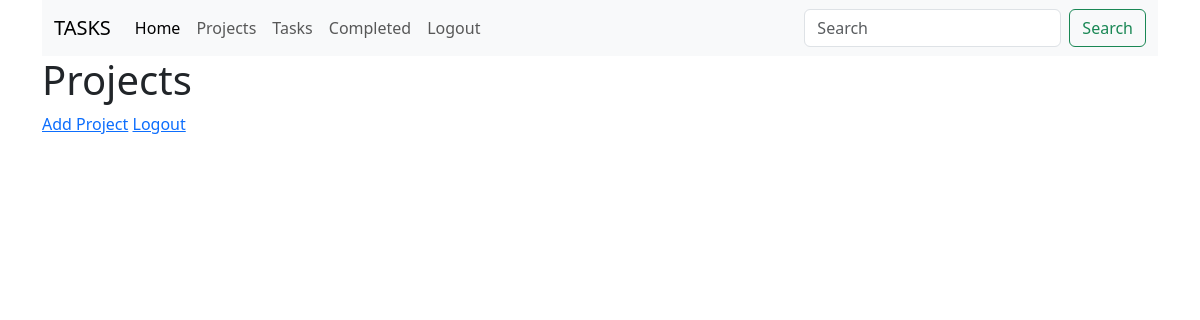
The page /projects (signed in) on the database as committed earlier.
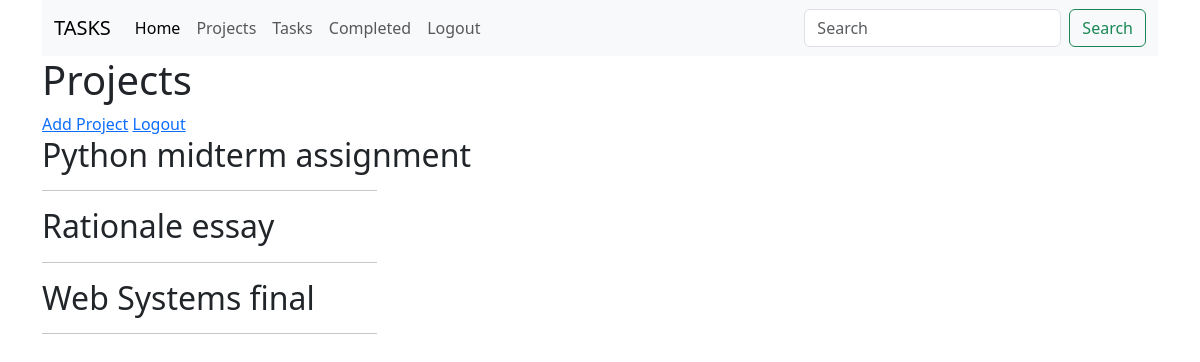
The same page on the database as committed later.
### tables this page shows
CREATE TABLE projects (
                        id INTEGER PRIMARY KEY AUTOINCREMENT, 
                        title TEXT NOT NULL,
                        archived INTEGER DEFAULT 0,
                        user_id INTEGER NOT NULL,
                        created_at TIMESTAMP DEFAULT CURRENT_TIMESTAMP,
                        FOREIGN KEY (user_id) REFERENCES users (id)
                    );

### app.py (the view)
@app.route('/projects')
@roles_permitted(['user'])
def projects():
    db = get_db_conn()
    cursor = db.cursor()
    uid = session['uid']
    all_projects = cursor.execute("SELECT * FROM projects WHERE user_id=?", (uid,)).fetchall()
    return render_template('projects.html', projects=all_projects)

### app.py (called while the page is built)
def roles_permitted(roles):
    def decorator(f):
        @wraps(f)
        def wrapper(*args, **kwargs):
            if 'uid' in session:
                if session['role'] in roles:
                    return f(*args, **kwargs)
                else:
                    flash('ERROR: your role has no access to this page')
                    return redirect('login')
            else:
                flash('ERROR: you need to login')
                return redirect('login')
        return wrapper
    return decorator

def get_db_conn():
    db = sqlite3.connect('projects.db')
    db.row_factory = sqlite3.Row
    return db

### templates/projects.html (shortened to what this page needs)
{% extends 'base.html' %}
{% block content %}
    <h1>Projects</h1>
    <a href="/add/project">Add Project</a>
    <a href="/logout">Logout</a>
    <div>
        {% for project in projects %}
            <h2>{{ project['title'] }}</h2>
            <hr width="30%" style="text-align: left;">
        {% endfor %}
    </div>
{% endblock %}

### templates/base.html (shortened to what this page needs)
<!DOCTYPE html>
<html lang="en">
<head>
    <link href="https://cdn.jsdelivr.net/npm/bootstrap@5.3.8/dist/css/bootstrap.min.css" rel="stylesheet">
</head>
<body>
    <div class="container">
        <nav class="navbar navbar-expand-lg bg-body-tertiary">
            <div class="container-fluid">
                <a class="navbar-brand" href="#">TASKS</a>
                <div class="collapse navbar-collapse" id="navbarSupportedContent">
                <ul class="navbar-nav me-auto mb-2 mb-lg-0">
                    <li class="nav-item">
                    <a class="nav-link active" aria-current="page" href="/">Home</a>
                    </li>
                    {% if 'uid' in session %}
                        {% if session['role'] == 'user' %}
                            <li class="nav-item">
                            <a class="nav-link" href="/projects">Projects</a>
                            </li>
                            <li class="nav-item">
                            <a class="nav-link" href="/tasks">Tasks</a>
                            </li>
                            <li class="nav-item">
                            <a class="nav-link" href="/completed">Completed</a>
                            </li>
                        {% endif %}
                        <li class="nav-item">
                        <a class="nav-link" href="/logout">Logout</a>
                        </li>
                    {% endif %}
                </ul>
                <form class="d-flex" role="search">
                    <input class="form-control me-2" type="search" placeholder="Search" aria-label="Search"/>
                    <button class="btn btn-outline-success" type="submit">Search</button>
                </form>
                </div>
            </div>
        </nav>
        {% block content %}{% endblock %}
    </div>
</body>
</html>

Rows that differ between the two databases and show on the page:
now on this page (row edited): projects: title "Python midterm assignment"
added projects: title "Rationale essay"
added projects: title "Web Systems final"
